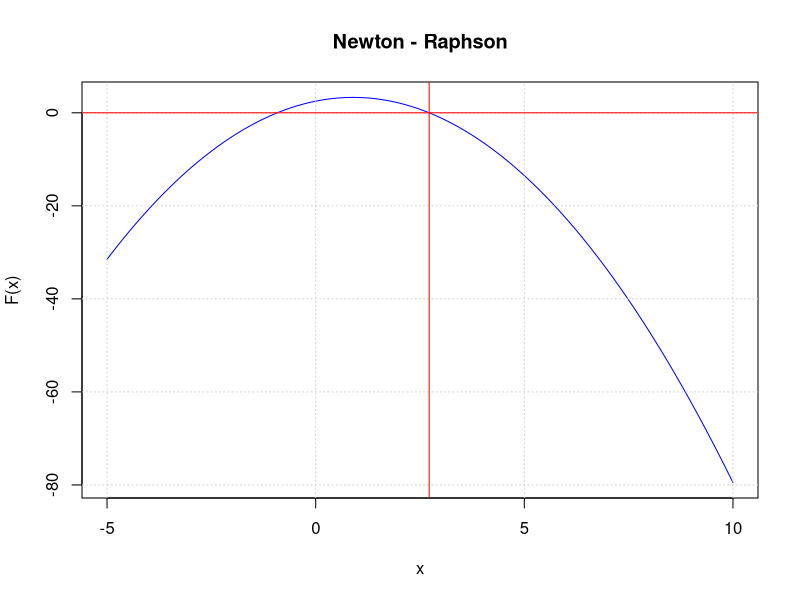

Recreate this plot in R.
# METODO DE NEWTON - RAPHSON
install.packages("Deriv")
library(Deriv)
rm(list = ls())

## F(X)
f<-function(x){-x^2 + 1.8*x + 2.5}
## F'(X)
fdx<-Deriv(f,"x")

## Grafica
Xg<-seq(-5,10,0.1)
plot(Xg,f(Xg),type="l",col="blue",main="Newton - Raphson"
     ,xlab = "x",ylab = "F(x)")
grid()

## Algoritmo
NR<-function(x0, f, fdx , iMax, es){
  iteracion<-0
  ea<-100
  xr<-x0
  
  while (ea>es&&iteracion<iMax) {
    xrOld<-xr
    xr<-xrOld-f(xrOld)/fdx(xrOld)
    iteracion<-iteracion+1
    
    if (f(xr)!=0) {
      ea<-abs((xr-xrOld)/xr)*100 #%
    }
  }
  abline(v=xr,h=0,col="red")
  cat("Valor aproximado de la ecuacion fue: ", xr,
             " con un error porcentual relativo de: ", ea,
             "% y ",iteracion," iteraciones \n")
  
  return(sprintf(xr, fmt = '%#.10f')) #Imprimir valores con 10 decimales de precision
}

NR(x0 = 5,f = f,fdx = fdx,iMax = 5,es = 0.05)
